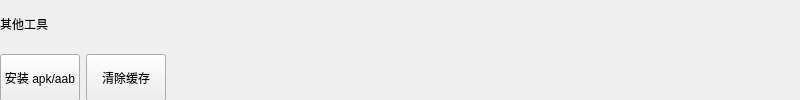
<?xml version="1.0" encoding="UTF-8"?>
<ui version="4.0">
 <class>Form</class>
 <widget class="QWidget" name="Form">
  <property name="geometry">
   <rect>
    <x>0</x>
    <y>0</y>
    <width>800</width>
    <height>100</height>
   </rect>
  </property>
  <property name="windowTitle">
   <string>Form</string>
  </property>
  <widget class="QWidget" name="verticalLayoutWidget">
   <property name="geometry">
    <rect>
     <x>0</x>
     <y>0</y>
     <width>801</width>
     <height>101</height>
    </rect>
   </property>
   <layout class="QVBoxLayout" name="verticalLayout" stretch="0,0">
    <item>
     <widget class="QLabel" name="other_label">
      <property name="sizePolicy">
       <sizepolicy hsizetype="Preferred" vsizetype="Preferred">
        <horstretch>0</horstretch>
        <verstretch>0</verstretch>
       </sizepolicy>
      </property>
      <property name="text">
       <string>其他工具</string>
      </property>
     </widget>
    </item>
    <item>
     <layout class="QHBoxLayout" name="horizontalLayout">
      <item>
       <widget class="QPushButton" name="install_apk_aab_btn">
        <property name="enabled">
         <bool>true</bool>
        </property>
        <property name="sizePolicy">
         <sizepolicy hsizetype="Preferred" vsizetype="Preferred">
          <horstretch>0</horstretch>
          <verstretch>0</verstretch>
         </sizepolicy>
        </property>
        <property name="font">
         <font>
          <weight>50</weight>
          <bold>false</bold>
          <kerning>true</kerning>
         </font>
        </property>
        <property name="text">
         <string>安装 apk/aab</string>
        </property>
       </widget>
      </item>
      <item>
       <widget class="QPushButton" name="clean_cache_btn">
        <property name="sizePolicy">
         <sizepolicy hsizetype="Preferred" vsizetype="Preferred">
          <horstretch>0</horstretch>
          <verstretch>0</verstretch>
         </sizepolicy>
        </property>
        <property name="text">
         <string>清除缓存</string>
        </property>
       </widget>
      </item>
      <item>
       <spacer name="horizontalSpacer">
        <property name="orientation">
         <enum>Qt::Horizontal</enum>
        </property>
        <property name="sizeType">
         <enum>QSizePolicy::Expanding</enum>
        </property>
        <property name="sizeHint" stdset="0">
         <size>
          <width>40</width>
          <height>20</height>
         </size>
        </property>
       </spacer>
      </item>
     </layout>
    </item>
   </layout>
  </widget>
 </widget>
 <resources/>
 <connections/>
</ui>
